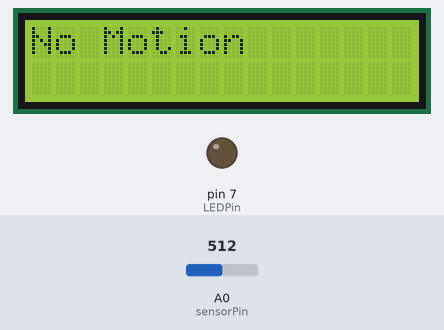
A sketch run on a simulated Arduino Uno, built with avr-gcc and run on an emulated ATmega328P. Shown: 16×2 character LCD, output pins drawn as LEDs (lit = HIGH). Inputs (shaded band) come from the test bench; at power-on: A0 (sensorPin) = 512. What the sketch prints to the serial monitor is not drawn.

Above: at 1.2 s.
1.3 s: A0 (sensorPin) set to 486
At 1.8 s:
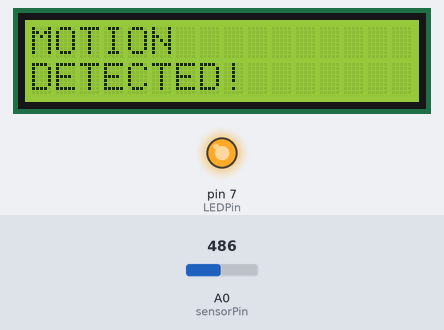
2.8 s: A0 (sensorPin) set to 511
At 3.3 s:
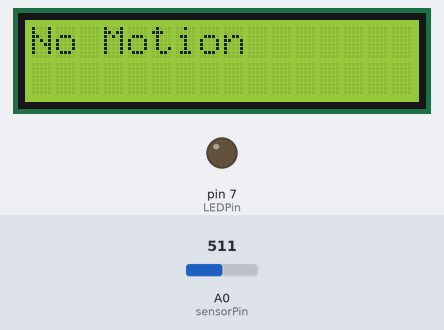
5.8 s: A0 (sensorPin) set to 306
At 7.1 s:
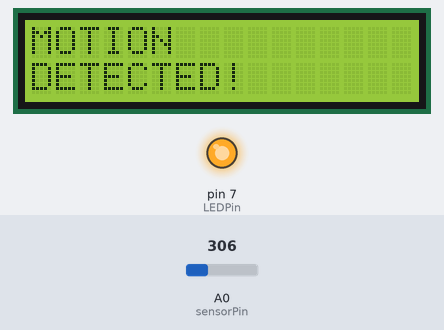
Timing chart, 0 to 8.8 s (numbered marks = the images above; inputs shaded):
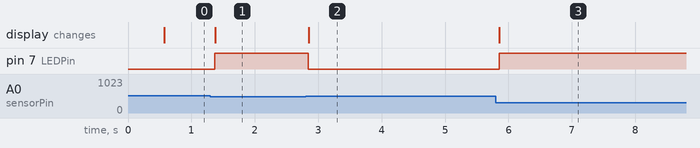

The sketch:

LaserTripWire2.ino
```cpp
#include <LiquidCrystal.h>

//this is where the led pin
const int LEDPin = 7;

//the photoresistor pin
const int sensorPin = A0;

int sensorValueInitial;
int sensorValue;

//the pacer variable is used to set up the initial value.
int pacer = 0;

//setting up the lcd pins
LiquidCrystal lcd(12, 11, 5, 4, 3, 2);

void setup() {
  Serial.begin(9600);
  pinMode(LEDPin, OUTPUT);

  lcd.begin(16,2);
}

//this function refreshes the lcd screen
void refresh() {
  lcd.setCursor(0, 0);
  lcd.print("             ");
  lcd.setCursor(0, 1);
  lcd.print("             ");
  lcd.setCursor(0, 0);
  }

void loop() {

  /*this establishes the value of the resistor when the
  laser hits it*/
  while (pacer < 5) {
    sensorValueInitial = analogRead(sensorPin);
    delay(100);
    pacer++;
    //the pacer variable starts at 0. Once it loops 5 times it will be .5 seconds
  }

  delay(5);

  //This establishes the value of resistor in real time
  sensorValue = analogRead(sensorPin);


  //prints raw value
  Serial.print("inital sensor Value: ");
  Serial.println(sensorValueInitial);
  Serial.print("new sensor value: ");
  Serial.println(sensorValue);


  //if there is interferience the light will turn on
  if (sensorValue < sensorValueInitial - 10) {
    digitalWrite(LEDPin, HIGH);
    refresh();

    //prints to the lcd screen
    lcd.print("MOTION");
    lcd.setCursor(0, 1);
    lcd.print("DETECTED!");
  }

  else {

    //prints to screen that there is no motion
    //this is what should be on when there is nothing blocking the way of the laser
    digitalWrite(LEDPin, LOW);
    refresh();
    lcd.print("No Motion");
    }

  delay(10);
}
```

Measured:
- the behaviour switches between 502 and 501 on A0 (sensorPin) (found by bisection; images 0 and 1)
- after the input at 1.3 s, pin 7 (LEDPin): LOW → HIGH after 0.07 s; the display: changes after 0.07 s (image 1)
- after the input at 2.8 s, pin 7 (LEDPin): HIGH → LOW at once; the display: changes after 0.05 s (image 2)
- after the input at 5.8 s, pin 7 (LEDPin): LOW → HIGH after 0.05 s; the display: changes after 0.06 s (image 3)
